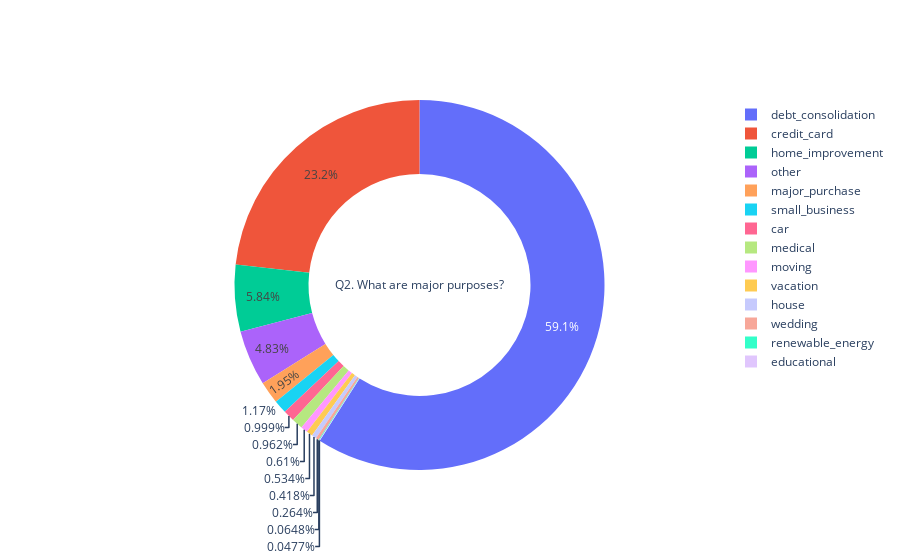

The notebook cell saved with this chart:
### Markdown cell above
[Interpretation]
<ul>
    <li>The majority of customers are 'teacher' and 'manager' remarkably showing just over 13,000 and 10,500 contract counts respectively,<br>followed by 'nurse' and 'owner' whose counts are alike just under 6,000.</li>
</ul>

### Code cell
# Q2. What is the most major purpose that customers borrow fund?
# Plot loan by purpose
# Use plotly package to draw pie chart
# Install plotly 4.3.0 (conda install -c plotly plotly)
import plotly.graph_objects as go 

labels = loans['purpose'].value_counts(ascending = True).index
values = loans['purpose'].value_counts(ascending = True)[0:]

# Use `hole` to create a donut-like pie chart
fig = go.Figure(data = [go.Pie(labels = labels, values = values, hole =.6, 
                               title = "Q2. What are major purposes?")])
fig.show()

### Figure 1 — Plotly figure (JSON) as saved in the notebook; plotly's stock layout.template omitted (floating-point values rounded to 4 significant figures)
{"data": [{"hole": 0.6, "labels": ["educational", "renewable_energy", "wedding", "house", "vacation", "moving", "medical", "car", "small_business", "major_purchase", "other", "home_improvement", "credit_card", "debt_consolidation"], "title": {"text": "Q2. What are major purposes?"}, "type": "pie", "values": [423, 575, 2347, 3707, 4736, 5414, 8540, 8863, 10377, 17277, 42894, 51829, 206182, 524215]}], "layout": {}}
